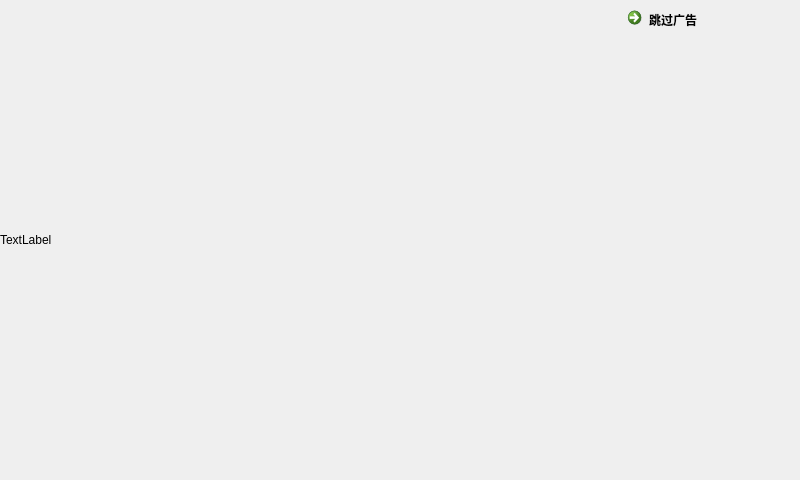
<?xml version="1.0" encoding="UTF-8"?>
<ui version="4.0">
 <class>advertisement</class>
 <widget class="QWidget" name="advertisement">
  <property name="geometry">
   <rect>
    <x>0</x>
    <y>0</y>
    <width>800</width>
    <height>480</height>
   </rect>
  </property>
  <property name="windowTitle">
   <string>Form</string>
  </property>
  <widget class="QLabel" name="label">
   <property name="geometry">
    <rect>
     <x>0</x>
     <y>-1</y>
     <width>800</width>
     <height>481</height>
    </rect>
   </property>
   <property name="text">
    <string>TextLabel</string>
   </property>
  </widget>
  <widget class="QCommandLinkButton" name="commandLinkButton">
   <property name="geometry">
    <rect>
     <x>620</x>
     <y>0</y>
     <width>181</width>
     <height>41</height>
    </rect>
   </property>
   <property name="text">
    <string>跳过广告</string>
   </property>
  </widget>
 </widget>
 <resources/>
 <connections/>
</ui>
